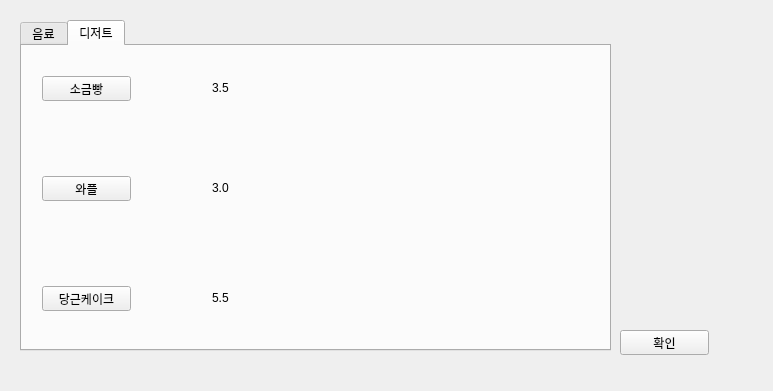
<?xml version="1.0" encoding="UTF-8"?>
<ui version="4.0">
 <class>Form</class>
 <widget class="QWidget" name="Form">
  <property name="geometry">
   <rect>
    <x>0</x>
    <y>0</y>
    <width>773</width>
    <height>391</height>
   </rect>
  </property>
  <property name="windowTitle">
   <string>Form</string>
  </property>
  <widget class="QTabWidget" name="tabWidget">
   <property name="geometry">
    <rect>
     <x>20</x>
     <y>20</y>
     <width>591</width>
     <height>331</height>
    </rect>
   </property>
   <property name="currentIndex">
    <number>1</number>
   </property>
   <widget class="QWidget" name="tab">
    <attribute name="title">
     <string>음료</string>
    </attribute>
    <widget class="QPushButton" name="pushButton">
     <property name="geometry">
      <rect>
       <x>20</x>
       <y>120</y>
       <width>89</width>
       <height>25</height>
      </rect>
     </property>
     <property name="text">
      <string>아메리카노</string>
     </property>
    </widget>
    <widget class="QRadioButton" name="radioButton">
     <property name="geometry">
      <rect>
       <x>20</x>
       <y>60</y>
       <width>112</width>
       <height>23</height>
      </rect>
     </property>
     <property name="text">
      <string>hot</string>
     </property>
    </widget>
    <widget class="QRadioButton" name="radioButton_2">
     <property name="geometry">
      <rect>
       <x>150</x>
       <y>60</y>
       <width>112</width>
       <height>23</height>
      </rect>
     </property>
     <property name="text">
      <string>ice</string>
     </property>
    </widget>
    <widget class="QPushButton" name="pushButton_3">
     <property name="geometry">
      <rect>
       <x>20</x>
       <y>220</y>
       <width>89</width>
       <height>25</height>
      </rect>
     </property>
     <property name="text">
      <string>카페라떼</string>
     </property>
    </widget>
    <widget class="QPushButton" name="pushButton_4">
     <property name="geometry">
      <rect>
       <x>270</x>
       <y>120</y>
       <width>89</width>
       <height>25</height>
      </rect>
     </property>
     <property name="text">
      <string>레몬에이드</string>
     </property>
    </widget>
    <widget class="QPushButton" name="pushButton_5">
     <property name="geometry">
      <rect>
       <x>270</x>
       <y>220</y>
       <width>89</width>
       <height>25</height>
      </rect>
     </property>
     <property name="text">
      <string>페퍼민트 티</string>
     </property>
    </widget>
    <widget class="QLabel" name="label">
     <property name="geometry">
      <rect>
       <x>20</x>
       <y>20</y>
       <width>241</width>
       <height>17</height>
      </rect>
     </property>
     <property name="text">
      <string>온도를 먼저 선택해주세요</string>
     </property>
    </widget>
    <widget class="QLabel" name="label_2">
     <property name="geometry">
      <rect>
       <x>130</x>
       <y>125</y>
       <width>67</width>
       <height>21</height>
      </rect>
     </property>
     <property name="text">
      <string>4.0</string>
     </property>
     <property name="alignment">
      <set>Qt::AlignLeading|Qt::AlignLeft|Qt::AlignTop</set>
     </property>
    </widget>
    <widget class="QLabel" name="label_3">
     <property name="geometry">
      <rect>
       <x>390</x>
       <y>125</y>
       <width>67</width>
       <height>21</height>
      </rect>
     </property>
     <property name="text">
      <string>5.5</string>
     </property>
     <property name="alignment">
      <set>Qt::AlignLeading|Qt::AlignLeft|Qt::AlignTop</set>
     </property>
    </widget>
    <widget class="QLabel" name="label_4">
     <property name="geometry">
      <rect>
       <x>130</x>
       <y>225</y>
       <width>67</width>
       <height>21</height>
      </rect>
     </property>
     <property name="text">
      <string>4.5</string>
     </property>
     <property name="alignment">
      <set>Qt::AlignLeading|Qt::AlignLeft|Qt::AlignTop</set>
     </property>
    </widget>
    <widget class="QLabel" name="label_5">
     <property name="geometry">
      <rect>
       <x>390</x>
       <y>225</y>
       <width>67</width>
       <height>21</height>
      </rect>
     </property>
     <property name="text">
      <string>5.0</string>
     </property>
     <property name="alignment">
      <set>Qt::AlignLeading|Qt::AlignLeft|Qt::AlignTop</set>
     </property>
    </widget>
   </widget>
   <widget class="QWidget" name="tab_2">
    <attribute name="title">
     <string>디저트</string>
    </attribute>
    <widget class="QPushButton" name="pushButton_2">
     <property name="geometry">
      <rect>
       <x>20</x>
       <y>30</y>
       <width>89</width>
       <height>25</height>
      </rect>
     </property>
     <property name="text">
      <string>소금빵</string>
     </property>
    </widget>
    <widget class="QPushButton" name="pushButton_7">
     <property name="geometry">
      <rect>
       <x>20</x>
       <y>130</y>
       <width>89</width>
       <height>25</height>
      </rect>
     </property>
     <property name="text">
      <string>와플</string>
     </property>
    </widget>
    <widget class="QPushButton" name="pushButton_8">
     <property name="geometry">
      <rect>
       <x>20</x>
       <y>240</y>
       <width>89</width>
       <height>25</height>
      </rect>
     </property>
     <property name="text">
      <string>당근케이크</string>
     </property>
    </widget>
    <widget class="QLabel" name="label_6">
     <property name="geometry">
      <rect>
       <x>190</x>
       <y>35</y>
       <width>67</width>
       <height>21</height>
      </rect>
     </property>
     <property name="text">
      <string>3.5</string>
     </property>
     <property name="alignment">
      <set>Qt::AlignLeading|Qt::AlignLeft|Qt::AlignTop</set>
     </property>
    </widget>
    <widget class="QLabel" name="label_7">
     <property name="geometry">
      <rect>
       <x>190</x>
       <y>135</y>
       <width>67</width>
       <height>21</height>
      </rect>
     </property>
     <property name="text">
      <string>3.0</string>
     </property>
     <property name="alignment">
      <set>Qt::AlignLeading|Qt::AlignLeft|Qt::AlignTop</set>
     </property>
    </widget>
    <widget class="QLabel" name="label_8">
     <property name="geometry">
      <rect>
       <x>190</x>
       <y>245</y>
       <width>67</width>
       <height>21</height>
      </rect>
     </property>
     <property name="text">
      <string>5.5</string>
     </property>
     <property name="alignment">
      <set>Qt::AlignLeading|Qt::AlignLeft|Qt::AlignTop</set>
     </property>
    </widget>
   </widget>
  </widget>
  <widget class="QPushButton" name="pushButton_6">
   <property name="geometry">
    <rect>
     <x>620</x>
     <y>330</y>
     <width>89</width>
     <height>25</height>
    </rect>
   </property>
   <property name="text">
    <string>확인</string>
   </property>
  </widget>
 </widget>
 <resources/>
 <connections/>
</ui>
